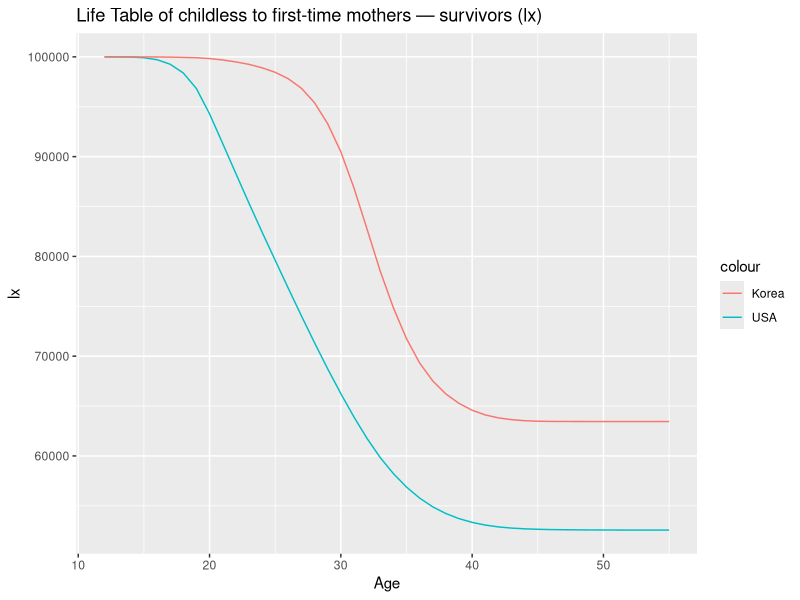
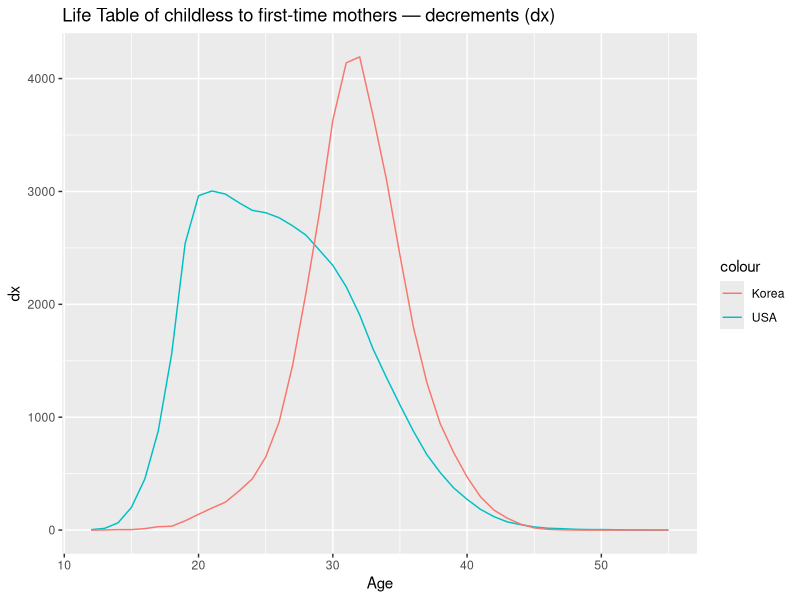
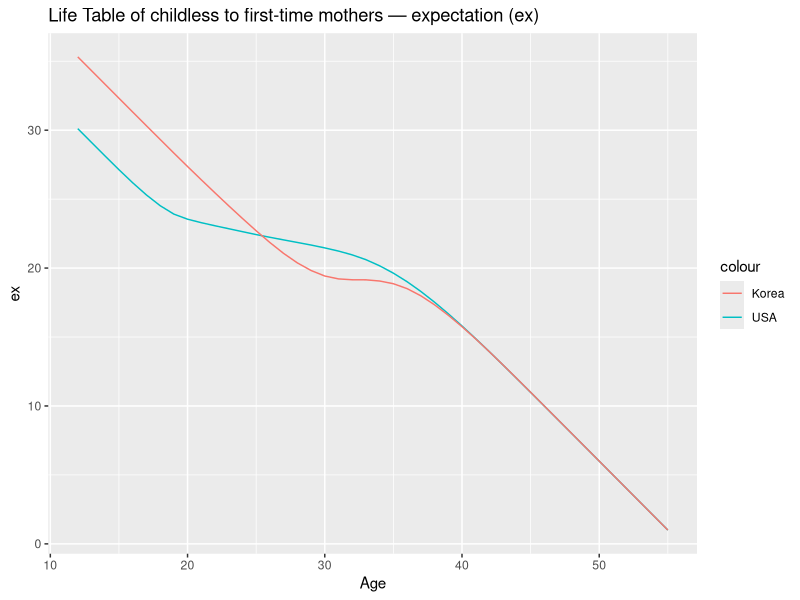

Generate these figures, in order, with R:
# Using: ASFR1.txt: Year Age ASFR ASFR1 Pop
rm(list = ls())
options(scipen = 5)


## Read ASFR1.txt
asfr1 <- read.table("ASFR1.txt", header=TRUE, fill=TRUE)
# Need to clean up
asfr1$Age[asfr1$Age == "12-"] <- 12
asfr1$Age[asfr1$Age == "55+"] <- 55
asfr1$Age <- as.numeric(asfr1$Age)

# Only one year: 2022

# Korea only
asfr_kor <- asfr1[asfr1$Pop == "KOR", c("Age", "ASFR", "ASFR1")]
str(asfr_kor) # lowest BR

# USA only 
asfr_usa <- asfr1[asfr1$Pop == "USA", c("Age", "ASFR", "ASFR1")]
str(asfr_usa)


# Note that ASFR = all births, but ASFR1 = first births

# TFR = sum asfr
tfr_usa <- sum(asfr_usa$ASFR)
tfr1_usa <- sum(asfr_usa$ASFR1)

# TFR1 = sum asfr1
tfr_kor <- sum(asfr_kor$ASFR)
tfr1_kor <- sum(asfr_kor$ASFR1)

# MAC = sum f(a) (a + 0.5) / sum f(a)
mac_usa <- sum((asfr_usa$Age + 0.5) * asfr_usa$ASFR) / sum(asfr_usa$ASFR)
mac1_usa <- sum((asfr_usa$Age + 0.5) * asfr_usa$ASFR1) / sum(asfr_usa$ASFR1)

mac_kor <- sum((asfr_kor$Age + 0.5) * asfr_kor$ASFR) / sum(asfr_kor$ASFR)
mac1_kor <- sum((asfr_kor$Age + 0.5) * asfr_kor$ASFR1) / sum(asfr_kor$ASFR1)


# Life table: Age, lx, dx, qx, mx, ax, Lx, Tx, ex
LifeTable <- function(mx) {
  START <- 12
  END <- 55
  N <- END - START + 1
  Age <- START:END
   
  # ASSUME ax = 0.5 every age
  ax <- rep(0.5, N)

  # Actually, the life table is a mother table
  # mx <- death/pop
  
  qx <- mx / (1 + (1 - ax)*mx)
  
  # lx <- rep(100000, 111)
  # ^ Nope
  lx <- 100000
  for (x in 1:(N - 1)) {
    lx[x + 1] <- lx[x] * (1 - qx[x])
  }
  
  dx = lx * qx
  
  # Lx = lx + ax * dx
  # ^ Nope
  Lx<- (lx - dx) + ax * dx
  
  ## FIX
  ## and Lx for the last age-group
  # Lx[N]<-ifelse(mx[N]>0,mx[N],0)      
  
  # Make Tx the empty vector
  Tx <- c()
  for (y in 1:N) {
    Tx[y] <- sum(Lx[y:N])
  }
  
  ex = Tx / lx
  
  ALL <- data.frame(Age, lx, dx, qx, mx, ax, Lx, Tx, ex)
  # ALL <- data.frame(Age, mx)
  return(ALL)
}

LT_usa <- LifeTable(asfr_usa$ASFR1)
LT_kor <- LifeTable(asfr_kor$ASFR1)

# 44 is the 
# LT_usa[44, 1:9]
pfrc_usa <- LT_usa[44, "lx"] / 100000
pfrc_kor <- LT_kor[44, "lx"] / 100000


library(ggplot2)

ggplot()+
  geom_line(data=LT_usa, mapping=aes(x=Age, y=lx, col="USA"))+
  geom_line(data=LT_kor, mapping=aes(x=Age, y=lx, col="Korea"))+
  labs(title="Life Table of childless to first-time mothers — survivors (lx)")

ggplot()+
  geom_line(data=LT_usa, mapping=aes(x=Age, y=dx, col="USA"))+
  geom_line(data=LT_kor, mapping=aes(x=Age, y=dx, col="Korea"))+
  labs(title="Life Table of childless to first-time mothers — decrements (dx)")

ggplot()+
  geom_line(data=LT_usa, mapping=aes(x=Age, y=ex, col="USA"))+
  geom_line(data=LT_kor, mapping=aes(x=Age, y=ex, col="Korea"))+
  labs(title="Life Table of childless to first-time mothers — expectation (ex)")

